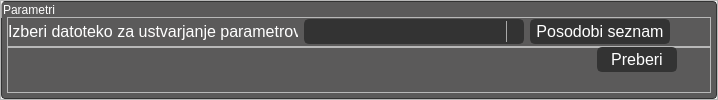
                            <widget class="QFrame" name="frame_select_param_file">
                             <property name="minimumSize">
                              <size>
                               <width>680</width>
                               <height>90</height>
                              </size>
                             </property>
                             <property name="maximumSize">
                              <size>
                               <width>16777215</width>
                               <height>16777215</height>
                              </size>
                             </property>
                             <property name="frameShape">
                              <enum>QFrame::StyledPanel</enum>
                             </property>
                             <property name="frameShadow">
                              <enum>QFrame::Raised</enum>
                             </property>
                             <layout class="QVBoxLayout" name="verticalLayout_16">
                              <property name="spacing">
                               <number>0</number>
                              </property>
                              <property name="leftMargin">
                               <number>0</number>
                              </property>
                              <property name="topMargin">
                               <number>0</number>
                              </property>
                              <property name="rightMargin">
                               <number>0</number>
                              </property>
                              <property name="bottomMargin">
                               <number>0</number>
                              </property>
                              <item>
                               <widget class="QGroupBox" name="group_select_param_file">
                                <property name="minimumSize">
                                 <size>
                                  <width>650</width>
                                  <height>90</height>
                                 </size>
                                </property>
                                <property name="maximumSize">
                                 <size>
                                  <width>16777215</width>
                                  <height>16777215</height>
                                 </size>
                                </property>
                                <property name="font">
                                 <font>
                                  <family>Segoe UI</family>
                                  <pointsize>9</pointsize>
                                 </font>
                                </property>
                                <property name="styleSheet">
                                 <string notr="true">QGroupBox{
	border:1px solid rgb(51,51,51);	
	border-radius:4px;
	color:white;
	background:rgb(91,90,90);
}
</string>
                                </property>
                                <property name="title">
                                 <string>Parametri</string>
                                </property>
                                <property name="checkable">
                                 <bool>false</bool>
                                </property>
                                <layout class="QVBoxLayout" name="verticalLayout_25">
                                 <property name="spacing">
                                  <number>0</number>
                                 </property>
                                 <property name="leftMargin">
                                  <number>5</number>
                                 </property>
                                 <property name="topMargin">
                                  <number>15</number>
                                 </property>
                                 <property name="rightMargin">
                                  <number>5</number>
                                 </property>
                                 <property name="bottomMargin">
                                  <number>5</number>
                                 </property>
                                 <item>
                                  <widget class="QFrame" name="frame_11">
                                   <property name="minimumSize">
                                    <size>
                                     <width>0</width>
                                     <height>30</height>
                                    </size>
                                   </property>
                                   <property name="maximumSize">
                                    <size>
                                     <width>16777215</width>
                                     <height>30</height>
                                    </size>
                                   </property>
                                   <property name="frameShape">
                                    <enum>QFrame::StyledPanel</enum>
                                   </property>
                                   <property name="frameShadow">
                                    <enum>QFrame::Raised</enum>
                                   </property>
                                   <layout class="QHBoxLayout" name="horizontalLayout_45">
                                    <property name="leftMargin">
                                     <number>0</number>
                                    </property>
                                    <property name="topMargin">
                                     <number>0</number>
                                    </property>
                                    <property name="rightMargin">
                                     <number>0</number>
                                    </property>
                                    <property name="bottomMargin">
                                     <number>0</number>
                                    </property>
                                    <item>
                                     <widget class="QLabel" name="lab_par_file">
                                      <property name="minimumSize">
                                       <size>
                                        <width>290</width>
                                        <height>20</height>
                                       </size>
                                      </property>
                                      <property name="maximumSize">
                                       <size>
                                        <width>290</width>
                                        <height>30</height>
                                       </size>
                                      </property>
                                      <property name="font">
                                       <font>
                                        <family>Segoe UI</family>
                                        <pointsize>16</pointsize>
                                       </font>
                                      </property>
                                      <property name="styleSheet">
                                       <string notr="true">color:rgb(255,255,255);</string>
                                      </property>
                                      <property name="text">
                                       <string>&lt;html&gt;&lt;head/&gt;&lt;body&gt;&lt;p&gt;&lt;span style=&quot; font-size:12pt; color:#ffffff;&quot;&gt;Izberi datoteko za ustvarjanje parametrov:&lt;/span&gt;&lt;/p&gt;&lt;/body&gt;&lt;/html&gt;</string>
                                      </property>
                                      <property name="alignment">
                                       <set>Qt::AlignRight|Qt::AlignTrailing|Qt::AlignVCenter</set>
                                      </property>
                                     </widget>
                                    </item>
                                    <item>
                                     <widget class="QComboBox" name="combo_parameter">
                                      <property name="minimumSize">
                                       <size>
                                        <width>220</width>
                                        <height>25</height>
                                       </size>
                                      </property>
                                      <property name="maximumSize">
                                       <size>
                                        <width>500</width>
                                        <height>25</height>
                                       </size>
                                      </property>
                                      <property name="font">
                                       <font>
                                        <family>Segoe UI</family>
                                        <pointsize>10</pointsize>
                                       </font>
                                      </property>
                                      <property name="styleSheet">
                                       <string notr="true">QComboBox {
	border: 2px solid rgb(51,51,51);
	border-radius: 5px;	
	color:rgb(255,255,255);
	background-color: rgb(51,51,51);
}

QComboBox:hover {
	border: 2px solid rgb(0,143,170);
	border-radius: 5px;	
	color:rgb(255,255,255);
	background-color: rgb(0,143,170);
}

QComboBox:!editable, QComboBox::drop-down:editable {
	background: rgb(51,51,51);
}

QComboBox:!editable:on, QComboBox::drop-down:editable:on {
    background:rgb(51,51,51);
}

QComboBox:on { /* shift the text when the popup opens */
    padding-top: 3px;
    padding-left: 4px;
}

QComboBox::drop-down {
    subcontrol-origin: padding;
    subcontrol-position: top right;
    width: 15px;

    border-left-width: 1px;
    border-left-color: darkgray;
    border-left-style: solid; /* just a single line */
    border-top-right-radius: 5px; /* same radius as the QComboBox */
    border-bottom-right-radius: 5px;
}

QComboBox::down-arrow {
    image: url(icons/1x/arrow.png);
}

QComboBox::down-arrow:on { /* shift the arrow when popup is open */
    top: 1px;
    left: 1px;
}

QComboBox::drop-down {
    background:rgb(51,51,51);
}

</string>
                                      </property>
                                      <property name="maxVisibleItems">
                                       <number>9</number>
                                      </property>
                                      <property name="sizeAdjustPolicy">
                                       <enum>QComboBox::AdjustToContents</enum>
                                      </property>
                                      <property name="frame">
                                       <bool>false</bool>
                                      </property>
                                      <property name="modelColumn">
                                       <number>0</number>
                                      </property>
                                     </widget>
                                    </item>
                                    <item>
                                     <widget class="QPushButton" name="bn_update_par_files">
                                      <property name="minimumSize">
                                       <size>
                                        <width>140</width>
                                        <height>25</height>
                                       </size>
                                      </property>
                                      <property name="maximumSize">
                                       <size>
                                        <width>140</width>
                                        <height>25</height>
                                       </size>
                                      </property>
                                      <property name="font">
                                       <font>
                                        <family>Segoe UI</family>
                                        <pointsize>12</pointsize>
                                       </font>
                                      </property>
                                      <property name="styleSheet">
                                       <string notr="true">QPushButton {
	border: 2px solid rgb(51,51,51);
	border-radius: 5px;	
	color:rgb(255,255,255);
	background-color: rgb(51,51,51);
}
QPushButton:hover {
	border: 2px solid rgb(0,143,150);
	background-color: rgb(0,143,150);
}
QPushButton:pressed {	
	border: 2px solid rgb(0,143,150);
	background-color: rgb(51,51,51);
}

QPushButton:disabled {	
	border-radius: 5px;	
	border: 2px solid rgb(112,112,112);
	background-color: rgb(112,112,112);
}</string>
                                      </property>
                                      <property name="text">
                                       <string>Posodobi seznam</string>
                                      </property>
                                      <property name="checkable">
                                       <bool>false</bool>
                                      </property>
                                      <property name="flat">
                                       <bool>true</bool>
                                      </property>
                                     </widget>
                                    </item>
                                    <item>
                                     <spacer name="horizontalSpacer_14">
                                      <property name="orientation">
                                       <enum>Qt::Horizontal</enum>
                                      </property>
                                      <property name="sizeHint" stdset="0">
                                       <size>
                                        <width>40</width>
                                        <height>20</height>
                                       </size>
                                      </property>
                                     </spacer>
                                    </item>
                                   </layout>
                                  </widget>
                                 </item>
                                 <item>
                                  <widget class="QFrame" name="frame_12">
                                   <property name="frameShape">
                                    <enum>QFrame::StyledPanel</enum>
                                   </property>
                                   <property name="frameShadow">
                                    <enum>QFrame::Raised</enum>
                                   </property>
                                   <widget class="QPushButton" name="bn_param_read">
                                    <property name="geometry">
                                     <rect>
                                      <x>590</x>
                                      <y>0</y>
                                      <width>80</width>
                                      <height>25</height>
                                     </rect>
                                    </property>
                                    <property name="minimumSize">
                                     <size>
                                      <width>80</width>
                                      <height>25</height>
                                     </size>
                                    </property>
                                    <property name="maximumSize">
                                     <size>
                                      <width>80</width>
                                      <height>25</height>
                                     </size>
                                    </property>
                                    <property name="font">
                                     <font>
                                      <family>Segoe UI</family>
                                      <pointsize>12</pointsize>
                                     </font>
                                    </property>
                                    <property name="styleSheet">
                                     <string notr="true">QPushButton {
	border: 2px solid rgb(51,51,51);
	border-radius: 5px;	
	color:rgb(255,255,255);
	background-color: rgb(51,51,51);
}
QPushButton:hover {
	border: 2px solid rgb(0,143,150);
	background-color: rgb(0,143,150);
}
QPushButton:pressed {	
	border: 2px solid rgb(0,143,150);
	background-color: rgb(51,51,51);
}

QPushButton:disabled {	
	border-radius: 5px;	
	border: 2px solid rgb(112,112,112);
	background-color: rgb(112,112,112);
}</string>
                                    </property>
                                    <property name="text">
                                     <string>Preberi</string>
                                    </property>
                                    <property name="checkable">
                                     <bool>false</bool>
                                    </property>
                                    <property name="flat">
                                     <bool>true</bool>
                                    </property>
                                   </widget>
                                  </widget>
                                 </item>
                                </layout>
                               </widget>
                              </item>
                             </layout>
                            </widget>
